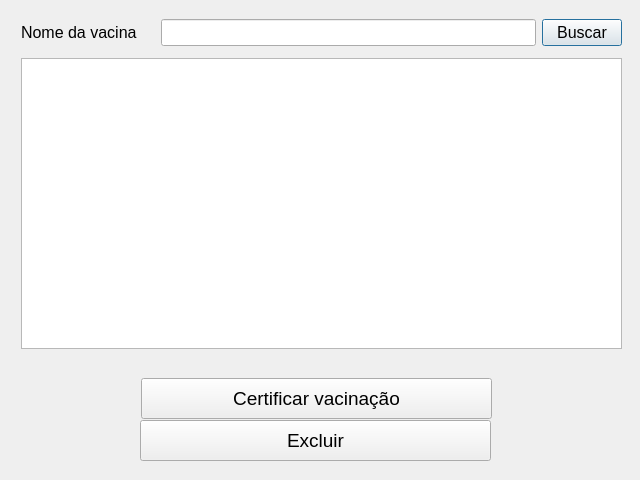
<?xml version="1.0" encoding="UTF-8"?>
<ui version="4.0">
 <class>PatientVaccineView</class>
 <widget class="QDialog" name="PatientVaccineView">
  <property name="geometry">
   <rect>
    <x>0</x>
    <y>0</y>
    <width>640</width>
    <height>480</height>
   </rect>
  </property>
  <property name="windowTitle">
   <string>Vacinas paciente</string>
  </property>
  <widget class="QTableWidget" name="table">
   <property name="geometry">
    <rect>
     <x>21</x>
     <y>58</y>
     <width>601</width>
     <height>291</height>
    </rect>
   </property>
  </widget>
  <widget class="QWidget" name="layoutWidget">
   <property name="geometry">
    <rect>
     <x>21</x>
     <y>18</y>
     <width>601</width>
     <height>29</height>
    </rect>
   </property>
   <layout class="QHBoxLayout" name="horizontalLayout">
    <item>
     <widget class="QLabel" name="label">
      <property name="font">
       <font>
        <pointsize>12</pointsize>
       </font>
      </property>
      <property name="text">
       <string>Nome da vacina    </string>
      </property>
     </widget>
    </item>
    <item>
     <widget class="QLineEdit" name="name">
      <property name="font">
       <font>
        <pointsize>12</pointsize>
       </font>
      </property>
     </widget>
    </item>
    <item>
     <widget class="QPushButton" name="search_btn">
      <property name="font">
       <font>
        <pointsize>12</pointsize>
       </font>
      </property>
      <property name="text">
       <string>Buscar</string>
      </property>
     </widget>
    </item>
   </layout>
  </widget>
  <widget class="QPushButton" name="vaccine">
   <property name="geometry">
    <rect>
     <x>141</x>
     <y>378</y>
     <width>351</width>
     <height>41</height>
    </rect>
   </property>
   <property name="font">
    <font>
     <pointsize>14</pointsize>
    </font>
   </property>
   <property name="text">
    <string>Certificar vacinação</string>
   </property>
  </widget>
  <widget class="QPushButton" name="removeButton">
   <property name="geometry">
    <rect>
     <x>140</x>
     <y>420</y>
     <width>351</width>
     <height>41</height>
    </rect>
   </property>
   <property name="font">
    <font>
     <pointsize>14</pointsize>
    </font>
   </property>
   <property name="text">
    <string>Excluir</string>
   </property>
  </widget>
 </widget>
 <resources/>
 <connections/>
</ui>
